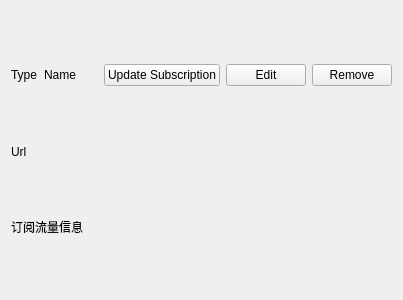
<?xml version="1.0" encoding="UTF-8"?>
<ui version="4.0">
 <class>GroupItem</class>
 <widget class="QWidget" name="GroupItem">
  <property name="geometry">
   <rect>
    <x>0</x>
    <y>0</y>
    <width>403</width>
    <height>300</height>
   </rect>
  </property>
  <property name="sizePolicy">
   <sizepolicy hsizetype="Minimum" vsizetype="Minimum">
    <horstretch>0</horstretch>
    <verstretch>0</verstretch>
   </sizepolicy>
  </property>
  <property name="windowTitle">
   <string notr="true"/>
  </property>
  <layout class="QVBoxLayout" name="verticalLayout">
   <item>
    <layout class="QHBoxLayout" name="horizontalLayout">
     <item>
      <widget class="QLabel" name="type">
       <property name="sizePolicy">
        <sizepolicy hsizetype="Maximum" vsizetype="Maximum">
         <horstretch>0</horstretch>
         <verstretch>0</verstretch>
        </sizepolicy>
       </property>
       <property name="colorRole" stdset="0">
        <string notr="true">tag</string>
       </property>
       <property name="text">
        <string notr="true">Type</string>
       </property>
      </widget>
     </item>
     <item>
      <widget class="QLabel" name="name">
       <property name="sizePolicy">
        <sizepolicy hsizetype="Ignored" vsizetype="Maximum">
         <horstretch>0</horstretch>
         <verstretch>0</verstretch>
        </sizepolicy>
       </property>
       <property name="text">
        <string notr="true">Name</string>
       </property>
      </widget>
     </item>
     <item>
      <widget class="QPushButton" name="update_sub">
       <property name="sizePolicy">
        <sizepolicy hsizetype="Maximum" vsizetype="Fixed">
         <horstretch>0</horstretch>
         <verstretch>0</verstretch>
        </sizepolicy>
       </property>
       <property name="text">
        <string>Update Subscription</string>
       </property>
      </widget>
     </item>
     <item>
      <widget class="QPushButton" name="edit">
       <property name="sizePolicy">
        <sizepolicy hsizetype="Maximum" vsizetype="Fixed">
         <horstretch>0</horstretch>
         <verstretch>0</verstretch>
        </sizepolicy>
       </property>
       <property name="text">
        <string>Edit</string>
       </property>
      </widget>
     </item>
     <item>
      <widget class="QPushButton" name="remove">
       <property name="sizePolicy">
        <sizepolicy hsizetype="Maximum" vsizetype="Fixed">
         <horstretch>0</horstretch>
         <verstretch>0</verstretch>
        </sizepolicy>
       </property>
       <property name="text">
        <string>Remove</string>
       </property>
      </widget>
     </item>
    </layout>
   </item>
   <item>
    <widget class="QLabel" name="url">
     <property name="sizePolicy">
      <sizepolicy hsizetype="Ignored" vsizetype="Maximum">
       <horstretch>0</horstretch>
       <verstretch>0</verstretch>
      </sizepolicy>
     </property>
     <property name="colorRole" stdset="0">
      <string notr="true">muted</string>
     </property>
     <property name="text">
      <string notr="true">Url</string>
     </property>
    </widget>
   </item>
   <item>
    <widget class="QLabel" name="subinfo">
     <property name="sizePolicy">
      <sizepolicy hsizetype="Preferred" vsizetype="Maximum">
       <horstretch>0</horstretch>
       <verstretch>0</verstretch>
      </sizepolicy>
     </property>
     <property name="text">
      <string notr="true">订阅流量信息</string>
     </property>
    </widget>
   </item>
  </layout>
 </widget>
 <resources/>
 <connections/>
</ui>
